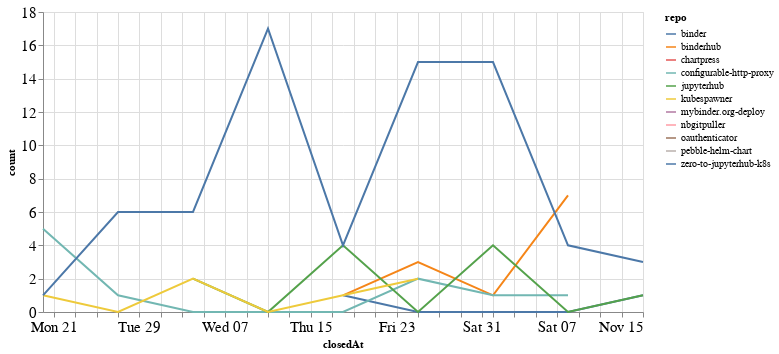

Here is the notebook cell this chart was saved with:
### Code cell
closed_by_time = closed_by.groupby('repo').resample('W', on='closedAt').count()['author'].reset_index()
closed_by_time = closed_by_time.rename(columns={'author': 'count'})

alt.Chart(closed_by_time, width=600).mark_line().encode(
    x='closedAt',
    y='count',
    color='repo',
    tooltip="repo"
)

### Figure 1 — Vega-Lite specification as saved in the notebook (floating-point values rounded to 4 significant figures)
{"config": {"axisLeft": {"labelFontSize": 15}, "axisBottom": {"labelFontSize": 15}}, "data": {"name": "data-2943ba6e51da65d6fb54b71f83fa9053"}, "mark": "line", "encoding": {"color": {"type": "nominal", "field": "repo"}, "tooltip": {"type": "nominal", "field": "repo"}, "x": {"type": "temporal", "field": "closedAt"}, "y": {"type": "quantitative", "field": "count"}}, "width": 600, "$schema": "https://vega.github.io/schema/vega-lite/v4.8.1.json", "datasets": {"data-2943ba6e51da65d6fb54b71f83fa9053": [{"repo": "binder", "closedAt": "2020-10-18T00:00:00", "count": 1}, {"repo": "binder", "closedAt": "2020-10-25T00:00:00", "count": 0}, {"repo": "binder", "closedAt": "2020-11-01T00:00:00", "count": 0}, {"repo": "binder", "closedAt": "2020-11-08T00:00:00", "count": 0}, {"repo": "binder", "closedAt": "2020-11-15T00:00:00", "count": 1}, {"repo": "binderhub", "closedAt": "2020-10-18T00:00:00", "count": 1}, {"repo": "binderhub", "closedAt": "2020-10-25T00:00:00", "count": 3}, {"repo": "binderhub", "closedAt": "2020-11-01T00:00:00", "count": 1}, {"repo": "binderhub", "closedAt": "2020-11-08T00:00:00", "count": 7}, {"repo": "chartpress", "closedAt": "2020-11-08T00:00:00", "count": 2}, {"repo": "configurable-http-proxy", "closedAt": "2020-09-20T00:00:00", "count": 5}, {"repo": "configurable-http-proxy", "closedAt": "2020-09-27T00:00:00", "count": 1}, {"repo": "configurable-http-proxy", "closedAt": "2020-10-04T00:00:00", "count": 0}, {"repo": "configurable-http-proxy", "closedAt": "2020-10-11T00:00:00", "count": 0}, {"repo": "configurable-http-proxy", "closedAt": "2020-10-18T00:00:00", "count": 0}, {"repo": "configurable-http-proxy", "closedAt": "2020-10-25T00:00:00", "count": 2}, {"repo": "configurable-http-proxy", "closedAt": "2020-11-01T00:00:00", "count": 1}, {"repo": "configurable-http-proxy", "closedAt": "2020-11-08T00:00:00", "count": 1}, {"repo": "jupyterhub", "closedAt": "2020-10-04T00:00:00", "count": 2}, {"repo": "jupyterhub", "closedAt": "2020-10-11T00:00:00", "count": 0}, {"repo": "jupyterhub", "closedAt": "2020-10-18T00:00:00", "count": 4}, {"repo": "jupyterhub", "closedAt": "2020-10-25T00:00:00", "count": 0}, {"repo": "jupyterhub", "closedAt": "2020-11-01T00:00:00", "count": 4}, {"repo": "jupyterhub", "closedAt": "2020-11-08T00:00:00", "count": 0}, {"repo": "jupyterhub", "closedAt": "2020-11-15T00:00:00", "count": 1}, {"repo": "kubespawner", "closedAt": "2020-09-20T00:00:00", "count": 1}, {"repo": "kubespawner", "closedAt": "2020-09-27T00:00:00", "count": 0}, {"repo": "kubespawner", "closedAt": "2020-10-04T00:00:00", "count": 2}, {"repo": "kubespawner", "closedAt": "2020-10-11T00:00:00", "count": 0}, {"repo": "kubespawner", "closedAt": "2020-10-18T00:00:00", "count": 1}, {"repo": "kubespawner", "closedAt": "2020-10-25T00:00:00", "count": 2}, {"repo": "mybinder.org-deploy", "closedAt": "2020-11-01T00:00:00", "count": 1}, {"repo": "nbgitpuller", "closedAt": "2020-10-04T00:00:00", "count": 2}, {"repo": "oauthenticator", "closedAt": "2020-11-15T00:00:00", "count": 1}, {"repo": "pebble-helm-chart", "closedAt": "2020-11-08T00:00:00", "count": 1}, {"repo": "zero-to-jupyterhub-k8s", "closedAt": "2020-09-20T00:00:00", "count": 1}, {"repo": "zero-to-jupyterhub-k8s", "closedAt": "2020-09-27T00:00:00", "count": 6}, {"repo": "zero-to-jupyterhub-k8s", "closedAt": "2020-10-04T00:00:00", "count": 6}, {"repo": "zero-to-jupyterhub-k8s", "closedAt": "2020-10-11T00:00:00", "count": 17}, {"repo": "zero-to-jupyterhub-k8s", "closedAt": "2020-10-18T00:00:00", "count": 4}, {"repo": "zero-to-jupyterhub-k8s", "closedAt": "2020-10-25T00:00:00", "count": 15}, {"repo": "zero-to-jupyterhub-k8s", "closedAt": "2020-11-01T00:00:00", "count": 15}, {"repo": "zero-to-jupyterhub-k8s", "closedAt": "2020-11-08T00:00:00", "count": 4}, {"repo": "zero-to-jupyterhub-k8s", "closedAt": "2020-11-15T00:00:00", "count": 3}]}}
